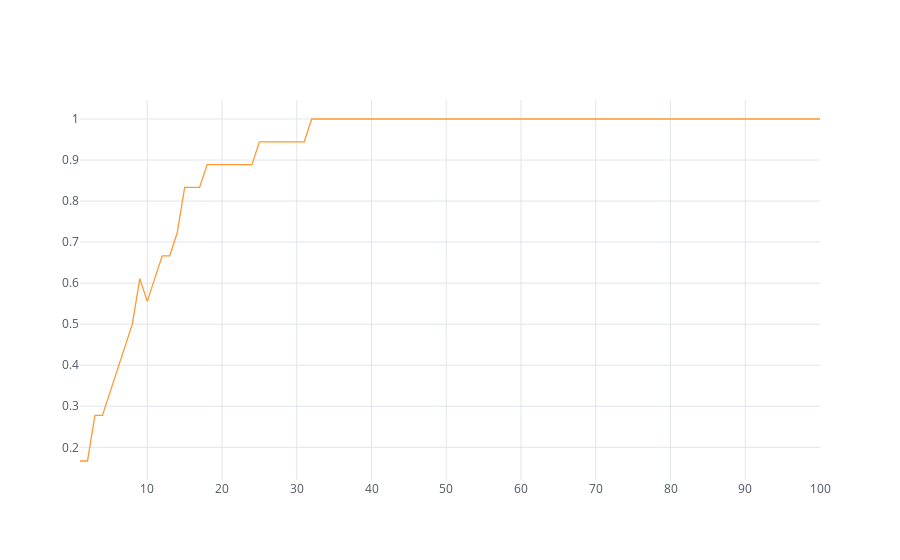

Here is the notebook cell this chart was saved with:
### Code cell
df = pd.DataFrame(logger.iterations)
df.groupby("generation").agg("max").iplot(kind="scatter", y="fitness")

### Figure 1 — Plotly figure (JSON) as saved in the notebook; plotly's stock layout.template omitted (floating-point values rounded to 4 significant figures)
{"data": [{"line": {"color": "rgba(255, 153, 51, 1.0)", "dash": "solid", "shape": "linear", "width": 1.3}, "mode": "lines", "name": "fitness", "text": "", "type": "scatter", "uid": "2b0e3242-ecaf-46b4-b50f-20a643168f78", "x": [1, 2, 3, 4, 5, 6, 7, 8, 9, 10, 11, 12, 13, 14, 15, 16, 17, 18, 19, 20, 21, 22, 23, 24, 25, 26, 27, 28, 29, 30, 31, 32, 33, 34, 35, 36, 37, 38, 39, 40, 41, 42, 43, 44, 45, 46, 47, 48, 49, 50, 51, 52, 53, 54, 55, 56, 57, 58, 59, 60, 61, 62, 63, 64, 65, 66, 67, 68, 69, 70, 71, 72, 73, 74, 75, 76, 77, 78, 79, 80, 81, 82, 83, 84, 85, 86, 87, 88, 89, 90, 91, 92, 93, 94, 95, 96, 97, 98, 99, 100], "y": [0.1667, 0.1667, 0.2778, 0.2778, 0.3333, 0.3889, 0.4444, 0.5, 0.6111, 0.5556, 0.6111, 0.6667, 0.6667, 0.7222, 0.8333, 0.8333, 0.8333, 0.8889, 0.8889, 0.8889, 0.8889, 0.8889, 0.8889, 0.8889, 0.9444, 0.9444, 0.9444, 0.9444, 0.9444, 0.9444, 0.9444, 1, 1, 1, 1, 1, 1, 1, 1, 1, 1, 1, 1, 1, 1, 1, 1, 1, 1, 1, 1, 1, 1, 1, 1, 1, 1, 1, 1, 1, 1, 1, 1, 1, 1, 1, 1, 1, 1, 1, 1, 1, 1, 1, 1, 1, 1, 1, 1, 1, 1, 1, 1, 1, 1, 1, 1, 1, 1, 1, 1, 1, 1, 1, 1, 1, 1, 1, 1, 1]}], "layout": {"autosize": true, "legend": {"bgcolor": "#FFFFFF", "font": {"color": "#4D5663"}}, "paper_bgcolor": "#FFFFFF", "plot_bgcolor": "#FFFFFF", "title": {"font": {"color": "#4D5663"}}, "xaxis": {"autorange": true, "gridcolor": "#E1E5ED", "range": [1, 100], "showgrid": true, "tickfont": {"color": "#4D5663"}, "title": {"font": {"color": "#4D5663"}, "text": ""}, "type": "linear", "zerolinecolor": "#E1E5ED"}, "yaxis": {"autorange": true, "gridcolor": "#E1E5ED", "range": [0.1204, 1.046], "showgrid": true, "tickfont": {"color": "#4D5663"}, "title": {"font": {"color": "#4D5663"}, "text": ""}, "type": "linear", "zerolinecolor": "#E1E5ED"}}}
